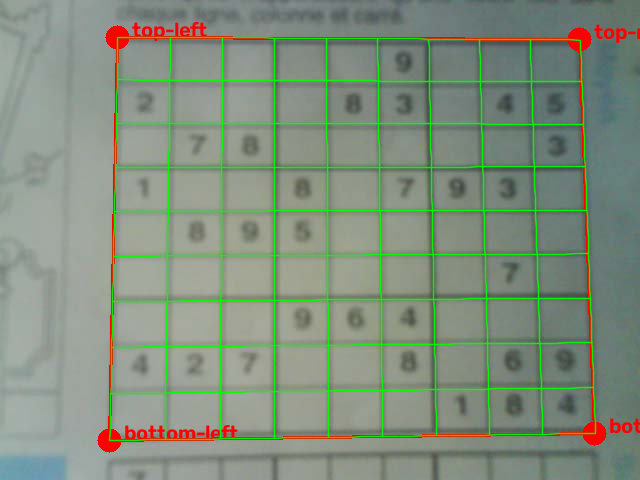
#> input picture debug/image32_corners_debug.png, 640 x 480 px
$ python -i phase1_preprocessing.py   (imports and definitions only)
#> lines starting #> are read from the running program, lines starting #| are printed output that depends on the picture; after the words box and inside, x2 and y2 are one past the last pixel; in counts of white or black regions, pixels touching at a corner belong together
#> further down, picture is the input picture: shape (480, 640, 3); mean B, G, R 125, 143.1, 129.2
"""
src/phase1_preprocessing.py

Phase 1, stage 1: turn a raw photo into a binary mask ready for contour
detection. Split out on its own so this stage's output (the thresholded
image) can be inspected/saved independently -- this is exactly the
"processing stage images" deliverable the project brief asks for, and having
it as a standalone function makes that a one-line call instead of digging it
out of a monolithic pipeline function.
"""

from typing import Tuple

import cv2
import numpy as np


def to_binary_threshold(image_bgr: np.ndarray) -> Tuple[np.ndarray, np.ndarray]:
    """
    Args:
        image_bgr: raw photo, BGR (OpenCV convention).

    Returns:
        (gray, thresh) --
          gray: grayscale version of the input, same resolution.
          thresh: binary mask (0/255) where ink/grid-lines are WHITE (255)
            and paper background is BLACK (0). THRESH_BINARY_INV is what
            makes this inversion happen -- adaptiveThreshold's normal output
            would have dark ink as 0, which is why INV is used here.
    """
    gray = cv2.cvtColor(image_bgr, cv2.COLOR_BGR2GRAY)
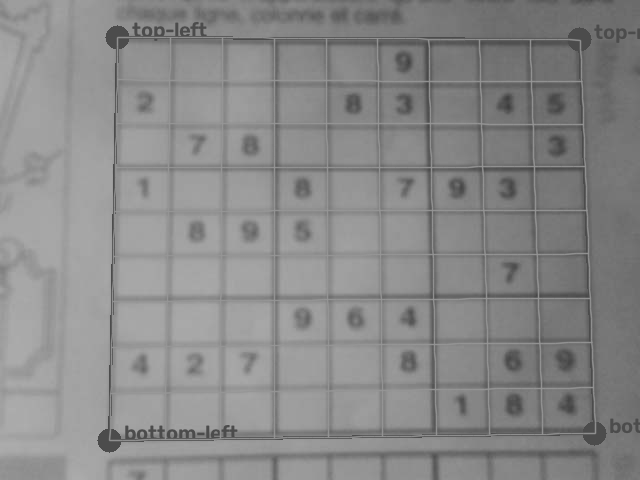
#> gray: shape (480, 640); min 62, max 173, mean 136.9
    blurred = cv2.GaussianBlur(gray, (5, 5), 0)
    thresh = cv2.adaptiveThreshold(
        blurred, 255, cv2.ADAPTIVE_THRESH_GAUSSIAN_C, cv2.THRESH_BINARY_INV, 11, 2
    )
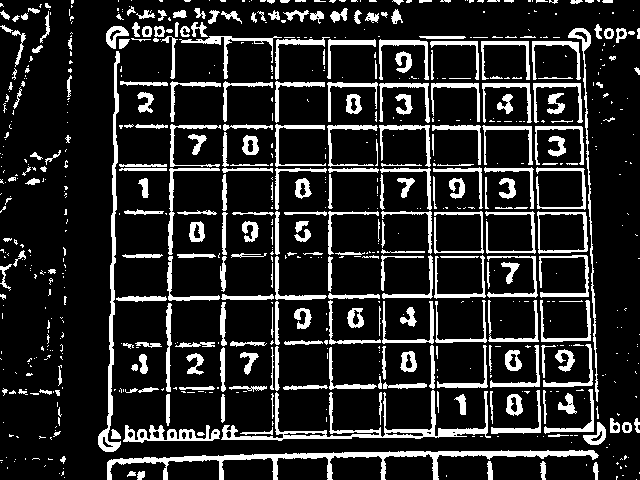
#> thresh: shape (480, 640); 15.9% white; 716 white regions (439 under 20 px), largest, box (x1, y1, x2, y2) and area: (107, 450, 599, 480) 3178, (221, 390, 491, 441) 2257, (98, 51, 121, 452) 1716
    return gray, thresh

>>> import cv2
>>> picture = cv2.imread('../debug/image32_corners_debug.png')
>>> result = to_binary_threshold(picture)
